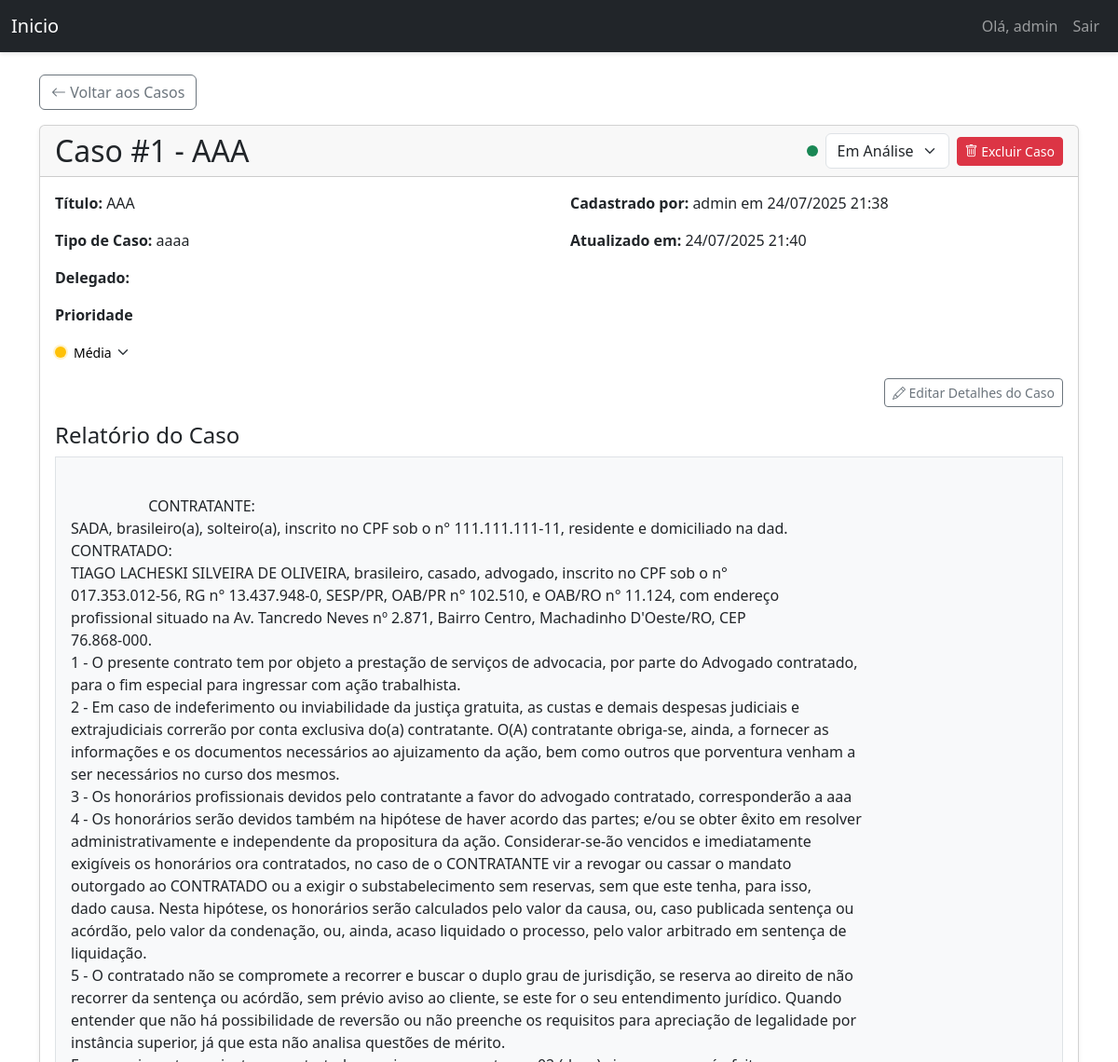
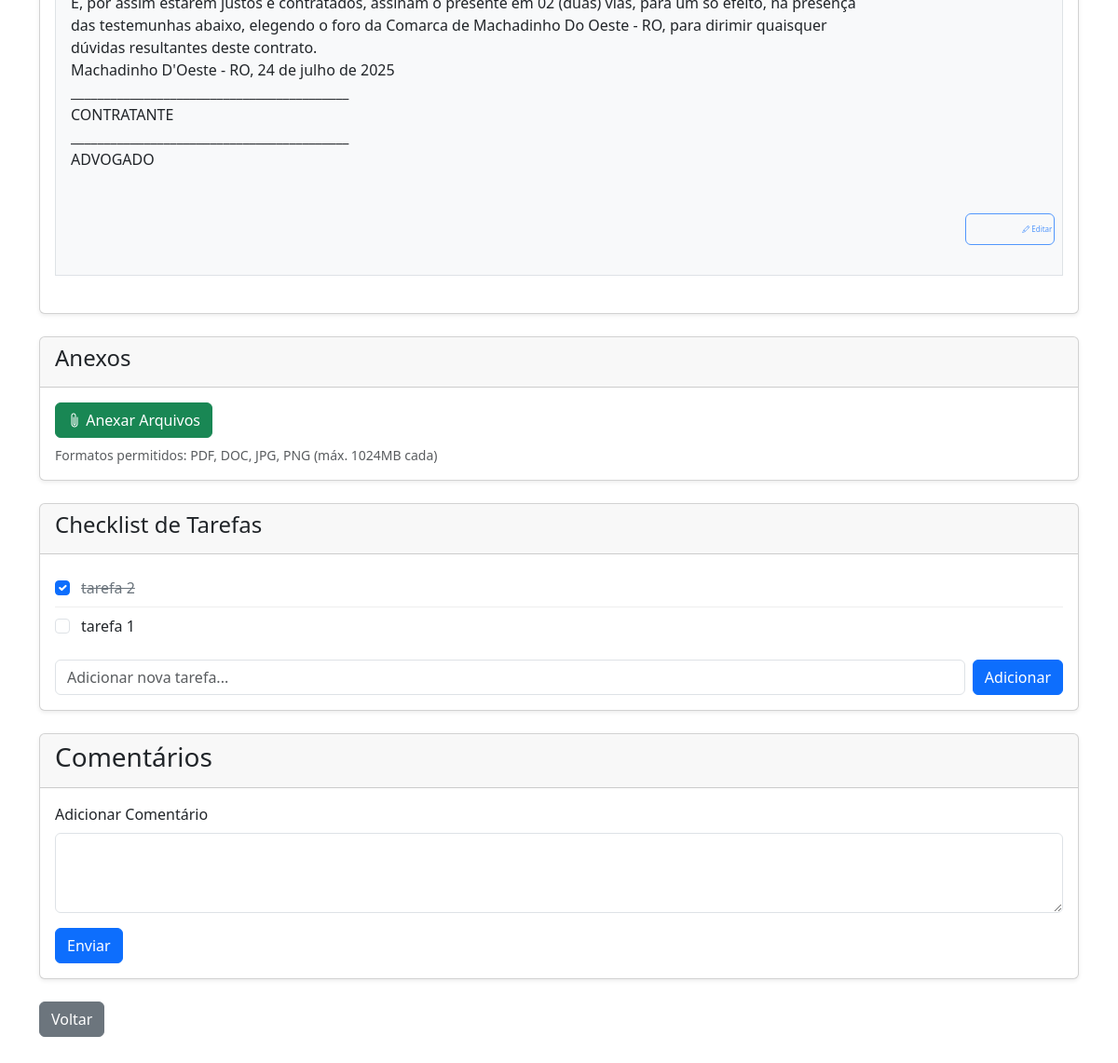
Page /ticket/1 (signed in) on the committed database (2 pictures, top to bottom).
### models.py (models this page shows, shortened)
class User(UserMixin, db.Model):
    id = db.Column(db.Integer, primary_key=True)
    username = db.Column(db.String(64), index=True, unique=True)
    email = db.Column(db.String(120), index=True, unique=True)
    password_hash = db.Column(db.String(128))
    is_admin = db.Column(db.Boolean, default=False)
    tickets = db.relationship('Ticket', backref='author', lazy='dynamic', cascade="all, delete-orphan")
    comments = db.relationship('Comment', backref='author', lazy='dynamic', cascade="all, delete-orphan")
    attachments = db.relationship('Attachment', backref='author', lazy='dynamic')
    appointments = db.relationship('Appointment', backref='user', lazy='dynamic', cascade="all, delete-orphan")

class Ticket(db.Model):
    id = db.Column(db.Integer, primary_key=True)
    title = db.Column(db.String(140))
    description = db.Column(db.Text)
    case_number = db.Column(db.String(50))
    status = db.Column(db.String(20), default='Em Análise')
    priority = db.Column(db.String(20), default='Média')
    created_at = db.Column(db.DateTime, index=True, default=datetime.utcnow)
    updated_at = db.Column(db.DateTime, index=True, default=datetime.utcnow)
    user_id = db.Column(db.Integer, db.ForeignKey('user.id'))
    delegado = db.Column(db.String(100))
    comments = db.relationship('Comment', backref='ticket', lazy='dynamic', cascade="all, delete-orphan")
    attachments = db.relationship('Attachment', backref='ticket', lazy='dynamic', cascade="all, delete-orphan")
    todos = db.relationship('TodoItem', backref='ticket', lazy='dynamic', cascade="all, delete-orphan")

class TodoItem(db.Model):
    __tablename__ = 'todo_item'
    id = db.Column(db.Integer, primary_key=True)
    content = db.Column(db.String(300), nullable=False)
    is_completed = db.Column(db.Boolean, default=False, nullable=False)
    created_at = db.Column(db.DateTime, default=datetime.utcnow)
    position = db.Column(db.Integer, default=0, nullable=False)
    ticket_id = db.Column(db.Integer, db.ForeignKey('ticket.id'), nullable=False)

### triagem/routes/ticket.py (the view)
@ticket_bp.route('/<int:ticket_id>')
@login_required
def view_ticket(ticket_id):
    ticket = Ticket.query.get_or_404(ticket_id)
    comments = ticket.comments.order_by(Comment.created_at).all()
    todos = ticket.todos.order_by(TodoItem.position.asc()).all()
    return render_template('ticket.html', ticket=ticket, comments=comments, todos=todos)

### triagem/templates/ticket.html (shortened to what this page needs)
{% extends "base.html" %}
{% block styles %}
{{ super() }}
<link rel="stylesheet" href="{{ url_for('static', filename='css/ticket.css') }}">
{% endblock %}
{% block content %}
<div id="ticket-container"
     data-ticket-id="{{ ticket.id }}"
     data-reorder-url="{{ url_for('ticket.reorder_attachments', ticket_id=ticket.id) }}"
     data-rename-url="{{ url_for('ticket.rename_attachment', ticket_id=ticket.id) }}"
     data-add-todo-url="{{ url_for('ticket.add_todo', ticket_id=ticket.id) }}"
     data-update-todo-url-base="/ticket/todos"
     data-delete-todo-url-base="/ticket/todos"
     data-reorder-todos-url="{{ url_for('ticket.reorder_todos', ticket_id=ticket.id) }}">
    <div class="mb-3">
        <a href="{{ url_for('dashboard.dashboard') }}" class="btn btn-outline-secondary">
            <i class="bi bi-arrow-left"></i> Voltar aos Casos
        </a>
    </div>
    <div class="card mb-4">
        <div class="card-header d-flex flex-column flex-sm-row justify-content-between align-items-start align-items-sm-center">
            <h2 class="mb-2 mb-sm-0">Caso #{{ ticket.id }} - {{ ticket.title }}</h2>
            <div class="d-flex align-items-center gap-2">
                {% if current_user.is_admin %}
                <form id="statusForm" method="POST" action="{{ url_for('ticket.update_status', ticket_id=ticket.id) }}" class="d-flex align-items-center gap-2">
                    <div class="status-indicator {% if ticket.status == 'Em Análise' %}bg-success{% elif ticket.status == 'Em Espera' %}bg-warning{% else %}bg-secondary{% endif %}"></div>
                    <select name="status" class="form-select" onchange="this.form.submit()" style="width: auto;">
                        <option value="Em Análise" {% if ticket.status == 'Em Análise' %}selected{% endif %}>Em Análise</option>
                    </select>
                </form>
                {% endif %}
                {% if current_user.is_admin or ticket.user_id == current_user.id %}
                <form method="POST" action="{{ url_for('ticket.delete_ticket', ticket_id=ticket.id) }}">
                    <button type="submit" class="btn btn-danger btn-sm" onclick="return confirm('Tem certeza que deseja deletar este Caso permanentemente?')">
                        <i class="bi bi-trash"></i> <span class="d-none d-sm-inline">Excluir Caso</span>
                    </button>
                </form>
                {% endif %}
            </div>
        </div>
        <div class="card-body">
            <div class="row mb-3">
                <div class="col-md-6">
                    <p><strong>Título:</strong> {{ ticket.title }}</p>
                    <p><strong>Tipo de Caso:</strong> {{ ticket.case_number }}</p>
                    <p><strong>Delegado: </strong> {{ ticket.delegado }} </p>
                    <p class="d-flex align-items-center">
                        <strong class="me-2">Prioridade</strong>
                        {% if current_user.is_admin or ticket.user_id == current_user.id %}
                        <form id="priorityForm" method="POST" action="{{ url_for('ticket.update_priority', ticket_id=ticket.id) }}" class="d-inline-flex align-items-center">
                            <span class="priority-icon me-2 {% if ticket.priority == 'Alta' %}priority-high{% elif ticket.priority == 'Média' %}priority-medium{% else %}priority-low{% endif %}"></span>
                            <select name="priority" class="form-select-sm border-0 bg-transparent p-0" onchange="this.form.submit()">
                                <option value="Média" {% if ticket.priority == 'Média' %}selected{% endif %}>Média</option>
                            </select>
                        </form>
                        {% else %}
                        <span class="d-inline-flex align-items-center">
                            <span class="priority-icon me-2 {% if ticket.priority == 'Alta' %}priority-high{% elif ticket.priority == 'Média' %}priority-medium{% else %}priority-low{% endif %}"></span>
                            {{ ticket.priority }}
                        </span>
                        {% endif %}
                    </p>
                </div>
                <div class="col-md-6">
                    <p><strong>Cadastrado por:</strong> {{ ticket.author.username }}  em  {{ ticket.created_at.strftime('%d/%m/%Y %H:%M') }}</p>
                    <p><strong>Atualizado em:</strong> {{ ticket.updated_at.strftime('%d/%m/%Y %H:%M') }}</p>
                </div>
                {% if current_user.is_admin or ticket.user_id == current_user.id %}
                <div class="col-12 text-end">
                    <a href="{{ url_for('ticket.edit_ticket', ticket_id=ticket.id) }}" class="btn btn-sm btn-outline-secondary">
                        <i class="bi bi-pencil"></i> Editar Detalhes do Caso
                    </a>
                </div>
                {% endif %}
            </div>
            <div class="mb-4 position-relative">
                <h4>Relatório do Caso</h4>
                <div id="reportView" class="border p-3 bg-light text-justify" style="white-space: pre-wrap; text-align: justify; min-height: 200px; position: relative;">
                    {{ ticket.description }}
                    {% if current_user.is_admin or ticket.user_id == current_user.id %}
                    <div class="position-absolute bottom-0 end-0 m-2">
                        <button class="btn btn-xs btn-outline-primary btn-edit-report" onclick="enableEdit()">
                            <i class="bi bi-pencil"></i> Editar
                        </button>
                    </div>
                    {% endif %}
                </div>
            </div>
        </div>
    </div>
    {% if ticket.attachments.count() > 0 or current_user.is_admin or ticket.user_id == current_user.id %}
    <div class="card mb-4">
        <div class="card-header">
            <h4>Anexos</h4>
        </div>
        <div class="card-body">
            {% if current_user.is_admin or ticket.user_id == current_user.id %}
            <form id="addAttachmentForm" method="POST" action="{{ url_for('ticket.add_ticket_attachment', ticket_id=ticket.id) }}" enctype="multipart/form-data">
                <label for="ticket_attachments" class="btn btn-success">
                    <i class="bi bi-paperclip"></i> Anexar Arquivos
                </label>
                <div id="attachment-upload-status" class="form-text mt-2">
                    Formatos permitidos: PDF, DOC, JPG, PNG (máx. 1024MB cada)
                </div>
            </form>
            {% endif %}
        </div>
    </div>
    {% endif %}
    <div class="card mb-4">
        <div class="card-header">
            <h4>Checklist de Tarefas</h4>
        </div>
        <div class="card-body">
            <div id="todoListContainer">
                {% if todos %}
                    {% for todo in todos %}
                    <div class="todo-item {% if todo.is_completed %}completed{% endif %}" data-id="{{ todo.id }}">
                        <input class="form-check-input" type="checkbox" id="todo-{{ todo.id }}" {% if todo.is_completed %}checked{% endif %}>
                        <label class="form-check-label" for="todo-{{ todo.id }}">
                            {{ todo.content }}
                        </label>
                    </div>
                    {% endfor %}
                {% else %}
                    <p class="text-muted" id="no-todos-message">Nenhuma tarefa adicionada ainda.</p>
                {% endif %}
            </div>
            {% if current_user.is_admin or ticket.user_id == current_user.id %}
            <form id="addTodoForm" class="d-flex gap-2 mt-3">
                <input type="text" id="newTodoContent" class="form-control" placeholder="Adicionar nova tarefa..." required>
                <button type="submit" class="btn btn-primary">Adicionar</button>
            </form>
            {% endif %}
        </div>
    </div>
    <div class="card mb-4">
        <div class="card-header">
            <h3>Comentários</h3>
        </div>
        <div class="card-body">
           <form method="POST" action="{{ url_for('ticket.add_comment', ticket_id=ticket.id) }}">
             <div class="mb-3">
                <label for="content" class="form-label">Adicionar Comentário</label>
                <textarea class="form-control" id="content" name="content" rows="3" required></textarea>
            </div>
            <button type="submit" class="btn btn-primary">Enviar</button>
            </form>
        </div>
    </div>
    <a href="{{ url_for('dashboard.dashboard') }}" class="btn btn-secondary">Voltar</a>
</div>
{% endblock %}

### triagem/templates/base.html (shortened to what this page needs)
<!DOCTYPE html>
<html lang="pt-BR">
<head>
    {% block styles %}
        <link rel="stylesheet" href="https://cdn.jsdelivr.net/npm/bootstrap-icons@1.8.0/font/bootstrap-icons.css">
        <link rel="stylesheet" href="{{ url_for('static', filename='css/triagem.css') }}">
        <link href="https://cdn.jsdelivr.net/npm/bootstrap@5.3.0/dist/css/bootstrap.min.css" rel="stylesheet">
    {% endblock %}
</head>
<body>
    <nav class="navbar navbar-expand-lg navbar-dark bg-dark">
        <div class="container-fluid">
            <a class="navbar-brand" href="{{ url_for('main.index') }}">Inicio</a>
            <div class="collapse navbar-collapse" id="navbarNav">
                <ul class="navbar-nav ms-auto">
                    {% if current_user.is_authenticated %}
                    <li class="nav-item">
                        <span class="nav-link">Olá, {{ current_user.username }}</span>
                    </li>
                    <li class="nav-item">
                        <a class="nav-link" href="{{ url_for('auth.logout') }}">Sair</a>
                    </li>
                    {% else %}
                    <li class="nav-item">
                        <a class="nav-link" href="{{ url_for('auth.login') }}">Login</a>
                    </li>
                    {% endif %}
                </ul>
            </div>
        </div>
    </nav>
    <div class="container mt-4">
        {% block content %}{% endblock %}
    </div>
</body>
</html>

### static/css/triagem.css (style rules this page uses)
body { background-color: #f8f9fa; padding-bottom: 50px; font-family: 'Open Sans', sans-serif; }
.navbar { box-shadow: 0 2px 4px rgba(0,0,0,.1); }
.card { box-shadow: 0 0.125rem 0.25rem rgba(0, 0, 0, 0.075); border: none; }
.card-header { background-color: #f8f9fa; border-bottom: 1px solid rgba(0,0,0,.125); }
textarea.form-control { min-height: 150px; }
::placeholder { color: #6c757d; opacity: 1; }
#reportView { padding-bottom: 40px; }
.btn-edit-report { transition: all 0.3s ease; opacity: 0.7; }
.status-indicator { width: 12px; height: 12px; border-radius: 50%; display: inline-block; }
.priority-icon { width: 12px; height: 12px; border-radius: 50%; display: inline-block; }
.priority-medium { background-color: #ffc107; box-shadow: 0 0 0 2px rgba(255, 193, 7, 0.2); }
#priorityForm .form-select-sm { appearance: none; -webkit-appearance: none; background-repeat: no-repeat; background-position: right 0.25rem center; background-size: 16px 12px; padding-right: 1.5rem !important; cursor: pointer; }

### static/css/ticket.css (style rules this page uses)
.btn-xs { --bs-btn-padding-y: .1rem; --bs-btn-padding-x: .1rem; --bs-btn-font-size: .5rem; line-height: 1.2; }
.todo-item { display: flex; align-items: center; gap: 0.75rem; padding: 0.5rem 0; border-bottom: 1px solid #eee; cursor: move; }
.todo-item:last-child { border-bottom: none; }
.todo-item .form-check-input { margin-top: 0; flex-shrink: 0; }
.todo-item label { flex-grow: 1; transition: color 0.2s, text-decoration 0.2s; margin-bottom: 0; }
.todo-item.completed label { color: #6c757d; text-decoration: line-through; }

### rows in the picture
User: username "admin", author.username "admin"
Ticket: id "1", title "AAA", status "Em Análise", case_number "aaaa", priority "Média", created_at "24/07/2025 21:38", updated_at "24/07/2025 21:40", description "CONTRATANTE: SADA, brasileiro(a), solteiro(a), inscrito no CPF sob o n° 111.111.111-11, residente e domiciliado na dad. CONTRATADO: TIAGO LACHESKI SILVEIRA DE OLIVEIRA, brasileiro, casado, advogado, inscrito no CPF sob o n° 017.353.012-56, RG n° 13.437.948-0, SESP/PR, OAB/PR n° 102.510, e OAB/RO n° 11.124, com endereço profissional situado na Av. Tancredo Neves nº 2.871, Bairro Centro, Machadinho D'Oeste/RO, CEP 76.868-000. 1 - O presente contrato tem por objeto a prestação de serviços de advocacia, por parte do Advogado contratado, para o fim especial para ingressar com ação trabalhista. 2 - Em caso de indeferimento ou inviabilidade da justiça gratuita, as custas e demais despesas…"
TodoItem: is_completed "☑", content "tarefa 2"
TodoItem: content "tarefa 1"
